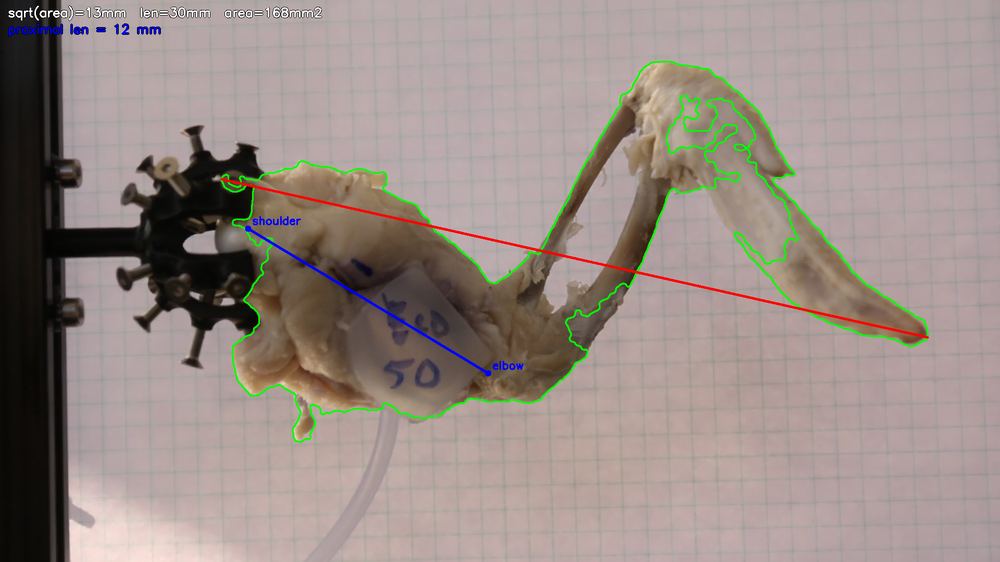
#> input picture 6.25.26_pneumatic_chicken_wing_experiments/deflection_analysis/wing_size/pneumatics_first_test_5.20.26__5%_formalin_tricep_1.png, 1000 x 562 px, shrunk from 1920 x 1080 before the run
$ python -i wing_deflection.py   (imports and definitions only)
#> lines starting #> are read from the running program, lines starting #| are printed output that depends on the picture; after the words box and inside, x2 and y2 are one past the last pixel; in counts of white or black regions, pixels touching at a corner belong together
#> further down, picture is the input picture: shape (562, 1000, 3); mean B, G, R 134.1, 139.7, 152.7
"""
Core routines for the pneumatic chicken-wing tip-deflection benchmark.

Four jobs:
  1. detect_grid_px  -- find graph-paper square size in pixels (FFT) -> px/mm
  2. track_tip       -- follow a user-selected tip ROI through a video
                        (normalized cross-correlation by default, MIL optional)
  3. compute_metrics -- max-deflection-from-rest and peak-to-peak travel (mm)
  4. segment_wing    -- isolate the wing tissue from the graph-paper background
                        and measure its size (area, sqrt-area, caliper length)

Nothing here is interactive; track_tips.py / wing_size.py drive the clicking & I/O.
"""
import numpy as np
import cv2


# ---------------------------------------------------------------------------
# 1. Grid calibration
# ---------------------------------------------------------------------------
# [419 lines left out: functions measure_grid, ruler_px_per_square, _autocorr_period, detect_grid_px, _subpixel_peak, track_tip_ncc and 6 more, not called in this run]


def _fill_holes(mask):
    """Fill interior holes of a binary mask (e.g. the balloon sitting on tissue)."""
    cnts, _ = cv2.findContours(mask, cv2.RETR_EXTERNAL, cv2.CHAIN_APPROX_SIMPLE)
    out = np.zeros_like(mask)
    if cnts:
        cv2.drawContours(out, cnts, -1, 255, cv2.FILLED)
    return out


def _caliper_length_px(mask):
    """Max caliper (Feret) length in px = farthest pair on the silhouette hull.

    Returns (length_px, (p1, p2)) or (0.0, None) if the mask is empty.
    """
    cnts, _ = cv2.findContours(mask, cv2.RETR_EXTERNAL, cv2.CHAIN_APPROX_SIMPLE)
    if not cnts:
        return 0.0, None
    c = max(cnts, key=cv2.contourArea)
    hull = cv2.convexHull(c).reshape(-1, 2)
    if len(hull) < 2:
        return 0.0, None
    D = np.linalg.norm(hull[:, None, :] - hull[None, :, :], axis=2)
    a, b = np.unravel_index(int(np.argmax(D)), D.shape)
    return float(D[a, b]), (tuple(hull[a]), tuple(hull[b]))


def segment_wing(bgr, warmth_blur=21, min_area_frac=0.01):
    """Segment the chicken-wing tissue from the graph-paper background.

    Tissue is *warm* (reddish/yellow) while paper, shadow, the white balloon and
    the black mount are colour-neutral or dark. We score each pixel by warmth in
    LAB space -- (a*-128) + (b*-128) -- Otsu-threshold it, clean up, keep the
    largest connected component, and fill interior holes (so the balloon resting
    on the wing still counts as wing).

    Returns dict: mask (uint8 0/255, holes filled), area_px, caliper_px,
    caliper_pts, ok (False if nothing plausible was found).

    KNOWN FAILURE: wings wrapped in opaque white actuator rings get split into
    pieces -- only the largest survives, so size is underestimated. Use the
    wing_size.py --manual polygon fallback for those.
    """
#> called with warmth_blur = 21, min_area_frac = 0.01
    lab = cv2.cvtColor(bgr, cv2.COLOR_BGR2LAB)
#> lab: shape (562, 1000, 3); mean of channels 0, 1, 2 149.6, 132.4, 132.8
    _, A, B = cv2.split(lab)
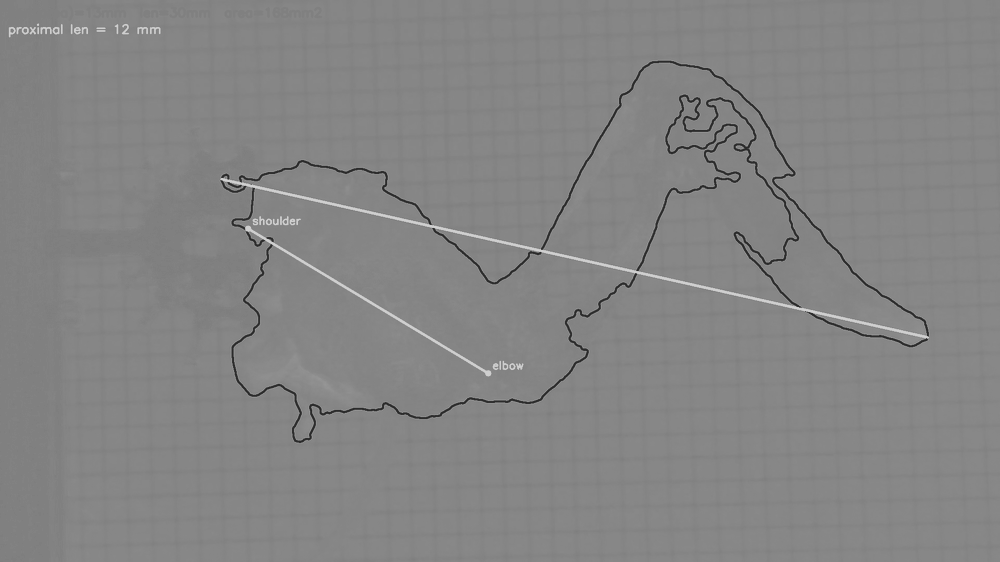
#> A: shape (562, 1000); min 42, max 208, mean 132.4
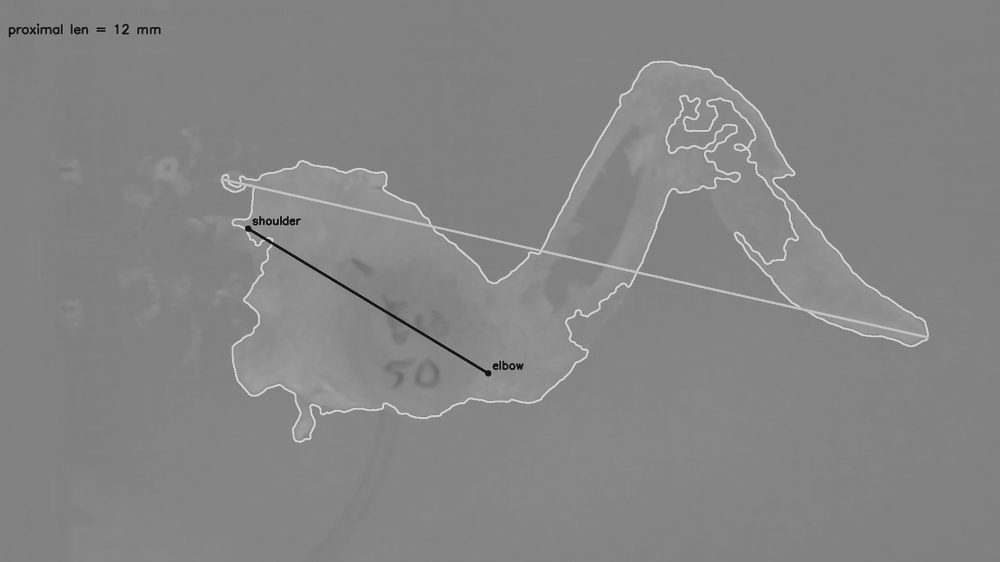
#> B: shape (562, 1000); min 20, max 211, mean 132.8
    warm = np.clip((A.astype(np.int16) - 128) + (B.astype(np.int16) - 128),
                   0, 255).astype(np.uint8)
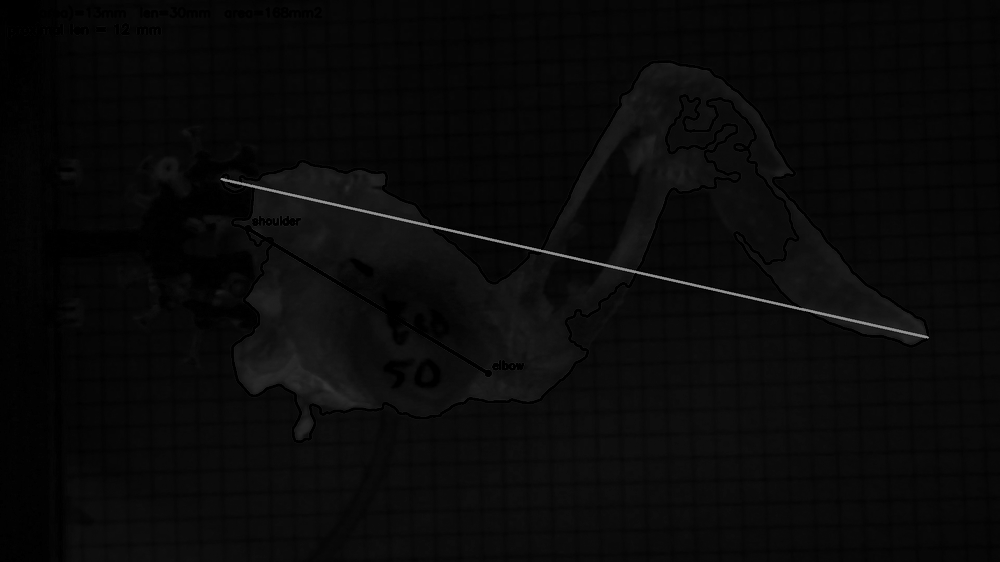
#> warm: shape (562, 1000); min 0, max 147, mean 9.4
    warm = cv2.GaussianBlur(warm, (0, 0), 2)
    _, th = cv2.threshold(warm, 0, 255, cv2.THRESH_BINARY + cv2.THRESH_OTSU)
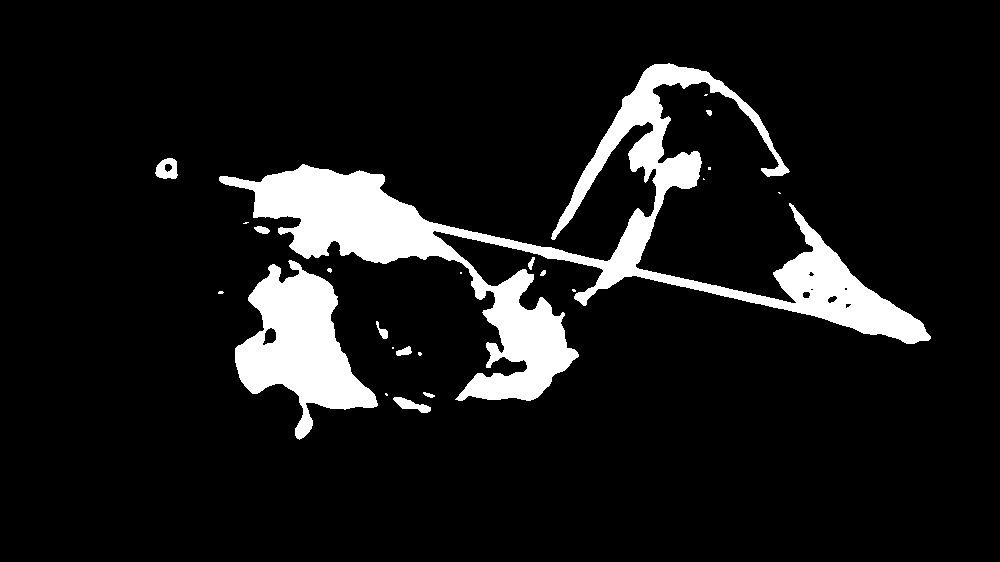
#> th: shape (562, 1000); 9.7% white; 23 white regions (12 under 20 px), largest, box (x1, y1, x2, y2) and area: (219, 63, 931, 401) 41461, (235, 260, 378, 440) 12152, (155, 158, 178, 179) 339

    k = cv2.getStructuringElement(cv2.MORPH_ELLIPSE, (9, 9))
    th = cv2.morphologyEx(th, cv2.MORPH_OPEN, k)
#> th: shape (562, 1000); 9.2% white; 14 white regions, largest, box (x1, y1, x2, y2) and area: (222, 164, 472, 264) 12712, (473, 210, 929, 344) 11826, (235, 265, 377, 410) 11617
    th = cv2.morphologyEx(th, cv2.MORPH_CLOSE, k)
#> th: shape (562, 1000); 9.4% white; 10 white regions, largest, box (x1, y1, x2, y2) and area: (222, 164, 929, 344) 24885, (235, 265, 377, 410) 11689, (463, 270, 578, 401) 7767

    n, lbls, stats, _ = cv2.connectedComponentsWithStats(th)
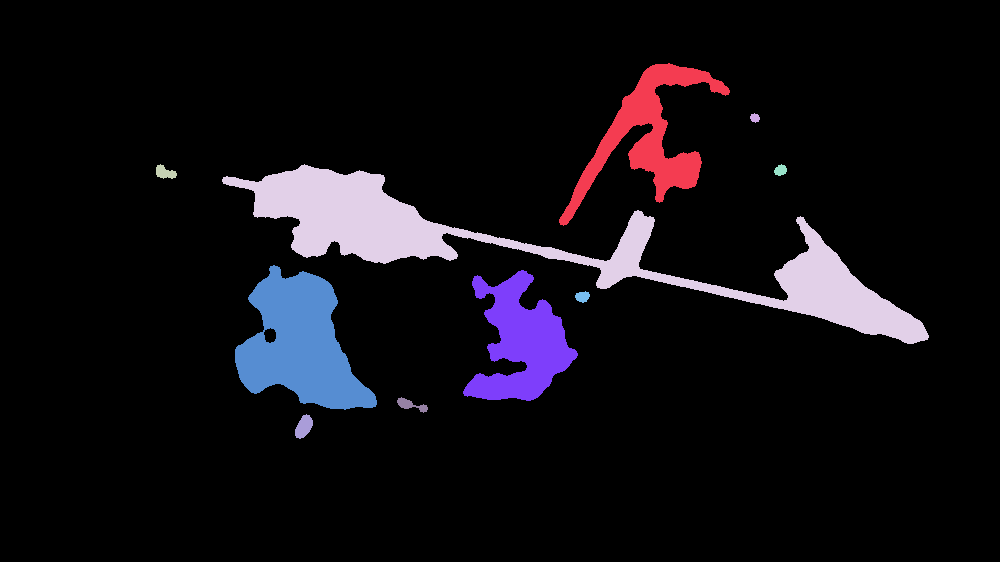
#> lbls: shape (562, 1000) int32; 11 distinct labels, from 0 to 10; one colour per label, 0 black
#> n = 11; stats = [[0, 0, 1000, 562, 509452], [559, 63, 171, 163, 7204], [750, 113, 10, 10, 70], [156, 164, 21, 15, 197], [222, 164, 707, 180, 24885], [774, 164, 13, 12, 111], [235, 265, 142, 145, 11689], [463, 270, 115, 131, 7767], [575, 291, 15, 12, 127], [397, 397, 31, 16, 203], [295, 414, 18, 25, 295]]
    if n <= 1:
        return dict(mask=th, area_px=0.0, caliper_px=0.0, caliper_pts=None,
                    ok=False)
    big = 1 + int(np.argmax(stats[1:, cv2.CC_STAT_AREA]))
#> big = 4
    mask = (lbls == big).astype(np.uint8) * 255
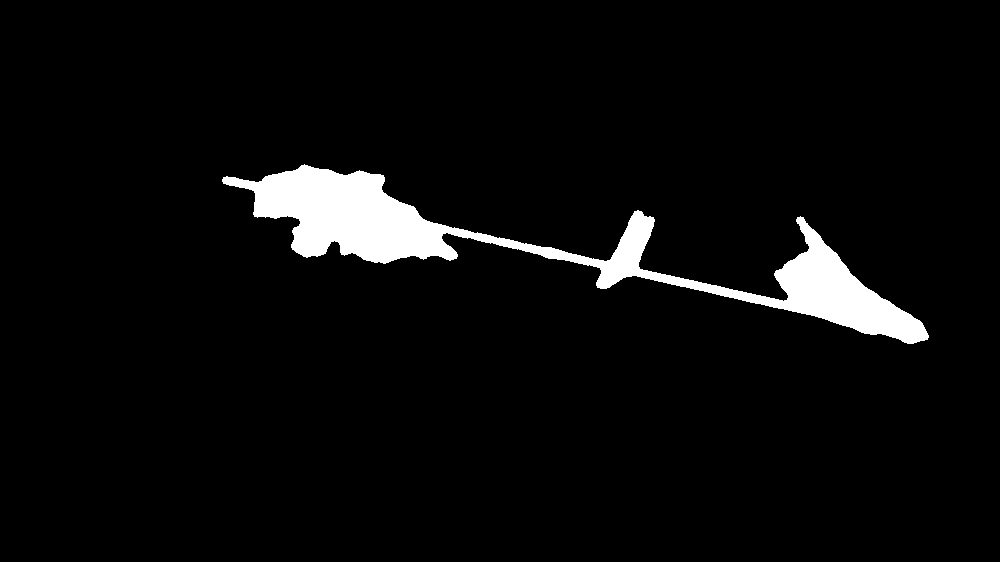
#> mask: shape (562, 1000); 4.4% white; 1 white region
    mask = _fill_holes(mask)
#> in _fill_holes, `cnts, _ = cv2.findContours(mask, cv2.RETR_EXTERNAL, cv2.CHAIN_APPROX_S..`: cnts = 1 contour; box (x1, y1, x2, y2) and area: (222, 164, 929, 344) 23994

    area_px = float(cv2.countNonZero(mask))
#> area_px = 24885
    ok = area_px >= min_area_frac * bgr.shape[0] * bgr.shape[1]
#> ok = True
    cal_px, cal_pts = _caliper_length_px(mask)
#> in _caliper_length_px, `c = max(cnts, key=cv2.contourArea)`: c = contour of 1014 points, box (x1, y1, x2, y2) (222, 164, 929, 344), area 23994
#> in _caliper_length_px, `hull = cv2.convexHull(c).reshape(-1, 2)`: hull = 21 rows, first 8: [800, 216], [803, 217], [919, 320], [922, 323], [928, 335], [928, 337], [927, 339], [924, 340]
#> in _caliper_length_px, `D = np.linalg.norm(hull[:, None, :] - hull[None, :, :], axis=2)`:
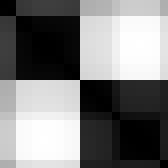
#> D: shape (21, 21) float64 (shown 8 times larger); min 0, max 723.5, mean 352.8; drawn with min black and max white
#> in _caliper_length_px, `a, b = np.unravel_index(int(np.argmax(D)), D.shape)`: a = 5; b = 17
#> cal_px = 723.5; cal_pts = ((928, 337), (222, 179))
    return dict(mask=mask, area_px=area_px, caliper_px=cal_px,
                caliper_pts=cal_pts, ok=ok)


# [26 lines left out: functions wing_size_metrics, draw_wing_overlay, not called in this run]

>>> import cv2
>>> picture = cv2.imread('deflection_analysis/wing_size/pneumatics_first_test_5.20.26__5%_formalin_tricep_1.png')
>>> result = segment_wing(picture)
#> result = 5 items

$ run again, on 6.25.26_pneumatic_chicken_wing_experiments/deflection_analysis/wing_size/pneumatics_first_test_5.20.26__5%_formalin_tricep_2.png
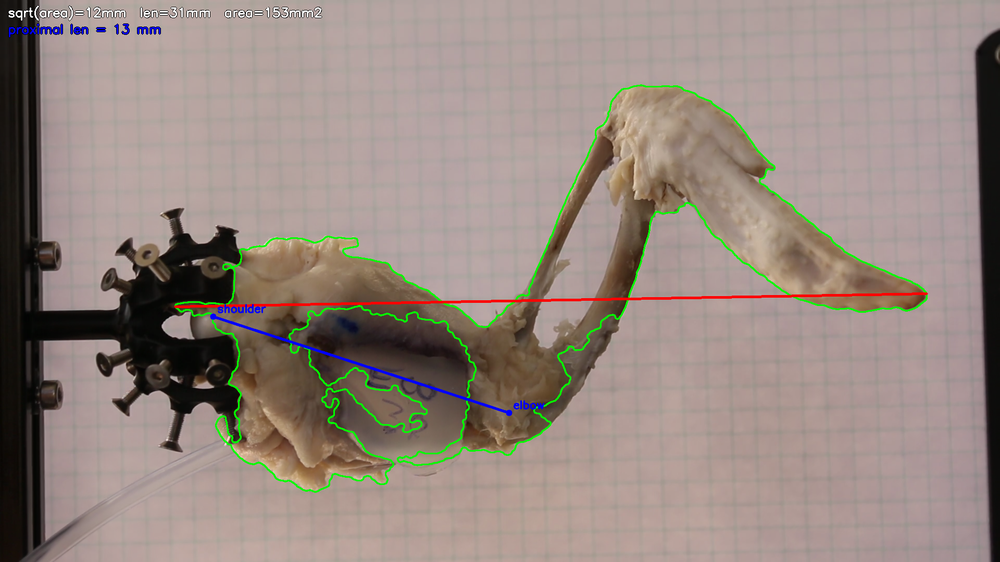
#> input picture 6.25.26_pneumatic_chicken_wing_experiments/deflection_analysis/wing_size/pneumatics_first_test_5.20.26__5%_formalin_tricep_2.png, 1000 x 562 px, shrunk from 1920 x 1080 before the run
#> picture is the input picture: shape (562, 1000, 3); mean B, G, R 128, 135.6, 150.2
#> lab: shape (562, 1000, 3); mean of channels 0, 1, 2 146, 132.8, 134.2
#> in segment_wing, `n, lbls, stats, _ = cv2.connectedComponentsWithStats(th)`:
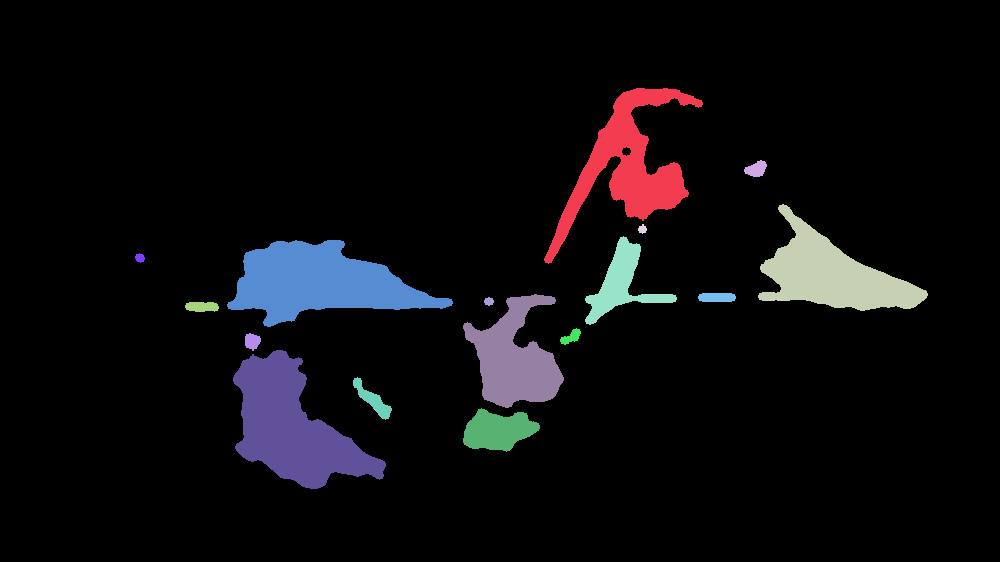
#> lbls: shape (562, 1000) int32; 17 distinct labels, from 0 to 16; one colour per label, 0 black
#> n = 17; stats = 17 rows, first 6: [0, 0, 1000, 562, 511942], [544, 88, 159, 176, 7969], [744, 160, 23, 17, 257], [758, 204, 170, 107, 7948], [638, 224, 9, 10, 60], [585, 236, 92, 89, 2556]
#> big = 14
#> mask: shape (562, 1000); 1.9% white; 1 white region
#> in _fill_holes, `cnts, _ = cv2.findContours(mask, cv2.RETR_EXTERNAL, cv2.CHAIN_APPROX_S..`: cnts = 1 contour; box (x1, y1, x2, y2) and area: (233, 350, 386, 489) 10366
#> area_px = 10604
#> ok = True
#> c = contour of 279 points, box (x1, y1, x2, y2) (233, 350, 386, 489), area 10366
#> hull = 25 pairs, first value 233 to 385, second value 350 to 488
#> in _caliper_length_px, `D = np.linalg.norm(hull[:, None, :] - hull[None, :, :], axis=2)`:
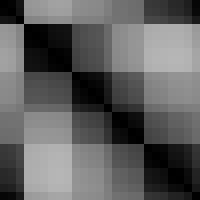
#> D: shape (25, 25) float64 (shown 8 times larger); min 0, max 182.5, mean 95.5
#> a = 7; b = 21
#> cal_px = 182.5; cal_pts = ((382, 478), (242, 361))
#> result = 5 items
